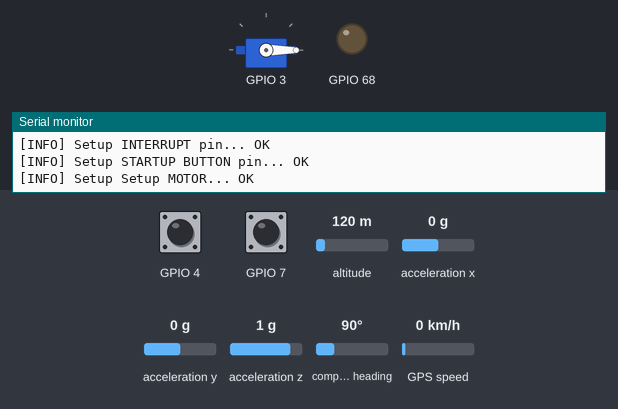
Bench run of a program on a simulated Seeed XIAO ESP32-S3. On the bench: servo, output pins drawn as LEDs (lit = HIGH), the last lines printed to the serial monitor. Wiring (inferred from the names in the program): ADXL345 accelerometer at I2C address 0x53. The test bench sets the inputs (shaded band); at power-on: GPIO 7 HIGH, GPIO 4 HIGH, altitude 120 m, acceleration x 0 g, acceleration y 0 g, acceleration z 1 g, compass heading 90°, GPS speed 0 km/h. Uploads are accepted with an empty reply; the GPS gets a fix after 3 s at 37.7749, -122.4194 with 8 satellites.

Above: at 2.9 s.
3.0 s: GPIO 7 pulled LOW for 3.2 s
At 6.1 s:
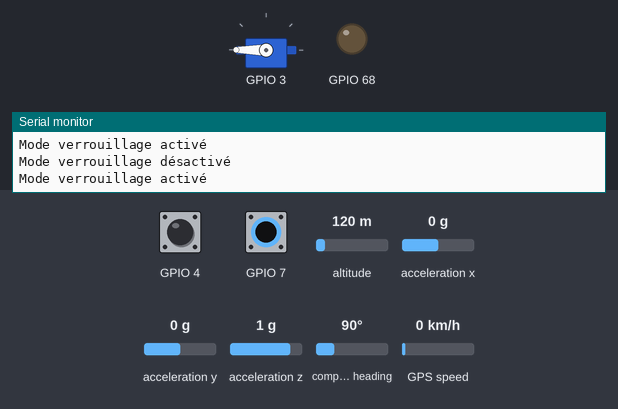
7.7 s: GPIO 4 pulled LOW for 0.15 s
At 8.3 s:
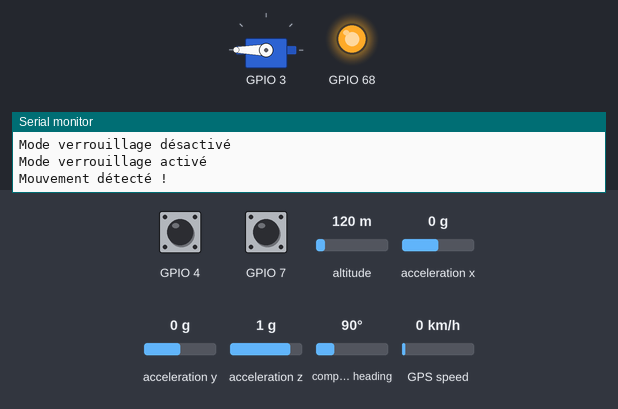
Timing chart, 0 to 10.7 s (numbered marks = the images above; inputs shaded):
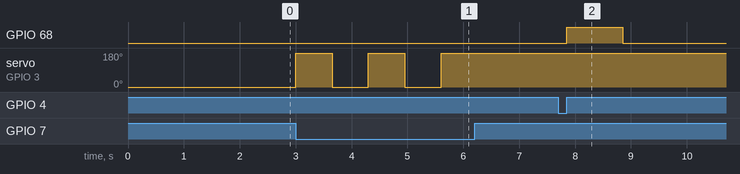

Measured:
- after the input at 3.0 s, servo on GPIO 3: alternates 180° for 0.65 s and 0° for 0.65 s, 5 changes in all, then stays 180°, starting at once
- after the input at 7.7 s, GPIO 68: LOW → HIGH after 0.15 s, → LOW 1.0 s later

The program:

main.cpp
```cpp
#include <Arduino.h>
#include <Wire.h>
#include <ESP32Servo.h>
#include <adxl_driver.hpp>

#include <locker_defines.hpp>

// Server details
const char server[]   =         "admin.eristich.dev";
const char resource[] =         "/webhook";
const int  port       =         443;
const char webhook_api_key[] =  "<API_KEY>";

const char apn[]      = "TM";

#include <TinyGPSPlus.h>
#include <SoftwareSerial.h>

// The TinyGPSPlus object
TinyGPSPlus gps;

// The serial connection to the GPS device
// HardwareSerial ss(2);
// SoftwareSerial ss(ESP32_GPS_RX, ESP32_GPS_TX);

#include <TinyGsmClient.h>
#include <ArduinoHttpClient.h>

TinyGsm             modem(SerialAT);
TinyGsmClientSecure client(modem);
HttpClient          http(client, server, port);

Servo motor;

bool is_track_position_mode_enabled = false;
bool adxl345_int_on = false;
bool is_motion_detected_by_interruption = false;
bool is_lock_mode_enabled = false;

// define interrupt service routine
void IRAM_ATTR adxl_motion_isr() {
  is_motion_detected_by_interruption = true;
    log_e("[INT1] Motion Interrupt from ADXL345");
}

void connectToNetwork() {
  SerialMon.println("Initialisation du modem...");
  if (!modem.restart()) {
    SerialMon.println("Échec de l'initialisation du modem");
      return;
  }

  if ("" && modem.getSimStatus() != 3) { modem.simUnlock(""); }
  modem.setNetworkMode(13);

  SerialMon.print("Waiting for SIM network...");
  if (!modem.waitForNetwork()) {
    SerialMon.println(" fail");
    delay(10000);
    return;
  }
  SerialMon.println(" success");

  if (modem.isNetworkConnected()) { SerialMon.println("Network connected"); }

  SerialMon.println("Connexion au réseau GPRS...");
  while (!modem.gprsConnect(apn, "", "")) {
    SerialMon.println("Échec de la connexion au réseau, nouvelle tentative...");
      delay(3000);
  }
  SerialMon.println("Connecté au réseau avec succès!");
}

void setup() {
  // put your setup code here, to run once:
  Wire.begin();
  SerialMon.begin(115200);
  delay(500);

  SerialMon.print("[INFO] Setup GPS Module...");
  SerialGPS.begin(ESP32_GPS_BAUD, SERIAL_8N1, ESP32_GPS_RX, ESP32_GPS_TX);
  SerialMon.println(" OK");

  delay(500);

  SerialMon.print("[INFO] Setup GSM Network Module...");
  SerialAT.begin(115200, SERIAL_8N1, ESP32_GSM_RX, ESP32_GSM_TX);
  SerialMon.println(" OK");

  delay(500);

  // Restart takes quite some time
  // To skip it, call init() instead of restart()
  SerialMon.println("[INFO] Initializing GSM Modem connection...");
  connectToNetwork();

  delay(100);

  // ADXL345
  SerialMon.print("[INFO] Setup ADXL345 Module...");
  adxl_setup();
  SerialMon.println(" OK");

  SerialMon.print("[INFO] Setup LED pin...");
  pinMode(ESP32_PIN_LED, OUTPUT);
  SerialMon.println(" OK");

  SerialMon.print("[INFO] Setup INTERRUPT pin...");
  pinMode(ESP32_PIN_INT1, INPUT_PULLUP);
  SerialMon.println(" OK");

  delay(50);

  SerialMon.print("[INFO] Setup STARTUP BUTTON pin...");
  pinMode(ESP32_PIN_BUTTON, INPUT_PULLUP);
  SerialMon.println(" OK");

  SerialMon.print("[INFO] Setup Setup MOTOR...");
  motor.attach(ESP32_MOTOR_PIN);          // Attache le servo
  motor.write(0);                         // Position initiale du servo à 0°
  SerialMon.println(" OK");

  i2c_read(ADXL_ADDR, INT_SOURCE);
  delay(100);
}

void loop() {
  if (digitalRead(ESP32_PIN_BUTTON) == LOW) {
    is_lock_mode_enabled = !is_lock_mode_enabled;
    if (is_lock_mode_enabled) {
      SerialMon.println("Mode verrouillage activé");
      motor.write(180);
      adxl_enable_motion_detection();
      delay(250);
      i2c_read(ADXL_ADDR, INT_SOURCE);
      attachInterrupt(digitalPinToInterrupt(ESP32_PIN_INT1), adxl_motion_isr, RISING);
    } else {
      SerialMon.println("Mode verrouillage désactivé");
      motor.write(0);
      is_track_position_mode_enabled = false;
      adxl_disable_motion_detection();
      delay(250);
      i2c_read(ADXL_ADDR, INT_SOURCE);
      detachInterrupt(digitalPinToInterrupt(ESP32_PIN_INT1));
    }
    delay(400);
  }

  if (is_motion_detected_by_interruption) {
    is_motion_detected_by_interruption = false;

    SerialMon.println("Mouvement détecté !");
    digitalWrite(ESP32_PIN_LED, HIGH);
    delay(1000);
    digitalWrite(ESP32_PIN_LED, LOW);

    // Lire les données pour effacer l'interruption (accusé de reception)
    i2c_read(ADXL_ADDR, INT_SOURCE);
    detachInterrupt(digitalPinToInterrupt(ESP32_PIN_INT1));
    is_track_position_mode_enabled = true;
  }

  if (is_track_position_mode_enabled) {
    while (SerialGPS.available() > 0) {
      if (gps.encode(SerialGPS.read())) {
        if (gps.location.isValid()) {
          // encode latitude and longitude in JSON format
          delay(300);
          String payload = "{\"latitude\": \"" + String(gps.location.lat(), 6) + "\", \"longitude\": \"" + String(gps.location.lng(), 6) + "\"}";
          // String payload = "{\"latitude\": \"45.189863\", \"longitude\": \"5.708954\"}";

          if (!modem.isNetworkConnected() || !modem.isGprsConnected()) {
            SerialMon.println("Network status: " + String(modem.isNetworkConnected()));
            SerialMon.println("GPRS status: " + String(modem.isGprsConnected()));
            SerialMon.println("Perte de connexion, tentative de reconnexion...");
            connectToNetwork();
          }
          String httpRaw = "POST " + String(resource) + " HTTP/1.1\r\nHost: " + String(server) + "\r\nX-Api-Key: " + String(webhook_api_key) + "\r\nContent-Type: application/json\r\nContent-Length: " + String(payload.length()) + "\r\n\r\n" + payload;
          SerialMon.println(httpRaw);

          // Données à envoyer
          if (client.connect(server, port)) {
            client.println(httpRaw);
            unsigned long timeout = millis();
            while (client.connected() && millis() - timeout < 10000L) {
              while (client.available()) {
                String line = client.readStringUntil('\n');
                SerialMon.println(line);
                // char c = client.read();
                // Serial.print(c);
                timeout = millis();
              }
            }
            client.stop();
          }
          delay(5500);
        }
          else
        {
          SerialMon.println("Location not valid");
        }
      }
    }
  }
}
```

locker_defines.hpp
```cpp
#ifndef LOCKER_DEFINES_HPP
#define LOCKER_DEFINES_HPP

#define TINY_GSM_MODEM_SIM7080

// Set serial for debug console (to the Serial Monitor, default speed 115200)
#define SerialMon           Serial
#define SerialAT            Serial1
#define SerialGPS           Serial2
#define TINY_GSM_RX_BUFFER  650
#define TINY_GSM_DEBUG      SerialMon
#define GSM_AUTOBAUD_MIN    9600
#define GSM_AUTOBAUD_MAX    115200
#define TINY_GSM_USE_GPRS   true
#define TINY_GSM_USE_WIFI   false

#define ADXL_ADDR           0x53
#define DEVID               0x00
#define POWER_CTL           0x2D
#define DATAX0              0x32
#define DATAX1              0x33
#define DATAY0              0x34
#define DATAY1              0x35
#define DATAZ0              0x36
#define DATAZ1              0x37
#define THRESH_ACT          0x24
#define ACT_INACT_CTL       0x27
#define INT_ENABLE          0x2E
#define INT_MAP             0x2F
#define INT_SOURCE          0x30

#define ESP32_PIN_INT1      0x04
#define ESP32_PIN_LED       0x44
#define ESP32_PIN_BUTTON    0x07
#define ESP32_PIN_MOTOR     0x03

#define ESP32_GPS_RX        0x09
#define ESP32_GPS_TX        0x08
#define ESP32_GPS_BAUD      9600

#define ESP32_GSM_RX        0x01
#define ESP32_GSM_TX        0x02
#define ESP32_GSM_BAUD      115200

#define ESP32_MOTOR_PIN     0x03

#endif // LOCKER_DEFINES_HPP
```

adxl_driver.cpp
```cpp
#include <Arduino.h>
#include <Wire.h>
#include <locker_defines.hpp>
#include <adxl_driver.hpp>

uint8_t i2c_read(uint8_t slave_addr, uint8_t reg) {
    Wire.beginTransmission(slave_addr);
    Wire.write(reg);
    Wire.endTransmission();

    Wire.requestFrom(slave_addr, (uint8_t)1);
    uint8_t data = Wire.read();

    return data;
}

void i2c_write(uint8_t slave_addr, uint8_t reg, uint8_t data) {
    Wire.beginTransmission(slave_addr);
    Wire.write(reg);
    Wire.write(data);
    Wire.endTransmission();
}

// read multiple i2c bytes with Wire.readBytes()
void i2c_read_bytes(uint8_t slave_addr, uint8_t reg, uint8_t *data, uint8_t len) {
    Wire.beginTransmission(slave_addr);
    Wire.write(reg);
    Wire.endTransmission();

    Wire.requestFrom(slave_addr, len);
    Wire.readBytes(data, len);
}

void adxl_setup() {
    i2c_write(ADXL_ADDR, POWER_CTL, 0b00001000); // Set to measure mode
    // Configure le seuil d'activité (exemple : 1g = 16 LSB)
    i2c_write(ADXL_ADDR, THRESH_ACT, 70); // 50
    // Active la détection de mouvement sur X, Y, Z en mode DC
    i2c_write(ADXL_ADDR, ACT_INACT_CTL, 0x70);
}

void adxl_enable_motion_detection() {
    // Active l'interruption d'activité
    i2c_write(ADXL_ADDR, INT_ENABLE, 0x10);
    // Mappe l'interruption sur INT1 (0 = INT1, 1 = INT2)
    i2c_write(ADXL_ADDR, INT_MAP, 0x00);
    // Active l'interruption sur INT1
    // attachInterrupt(digitalPinToInterrupt(ESP32_PIN_INT1), adxl_motion_isr, RISING);
}

void adxl_disable_motion_detection() {
    // Désactive l'interruption d'activité
    i2c_write(ADXL_ADDR, INT_ENABLE, 0x00);
}
```

adxl_driver.hpp
```cpp
#ifndef ADXL_DRIVER_H
#define ADXL_DRIVER_H

#include <Arduino.h>

void    adxl_setup();
void    adxl_enable_motion_detection();
void    adxl_disable_motion_detection();
uint8_t i2c_read(uint8_t slave_addr, uint8_t reg);
void    i2c_write(uint8_t slave_addr, uint8_t reg, uint8_t data);
void    i2c_read_bytes(uint8_t slave_addr, uint8_t reg, uint8_t *data, uint8_t len);

#endif  // ADXL_DRIVER_H
```
